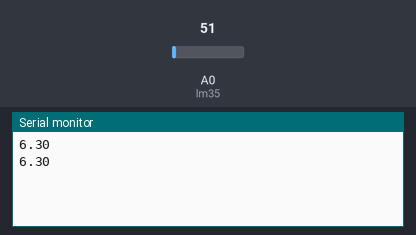
This sketch was run on a simulated Arduino Uno, built with avr-gcc and run on an emulated ATmega328P. On the bench: the last lines printed to the serial monitor. The inputs (shaded band) are chosen by the test bench; at power-on: A0 (lm35) = 51.

Above: at 2.8 s.
2.9 s: A0 (lm35) set to 61
At 5.2 s:
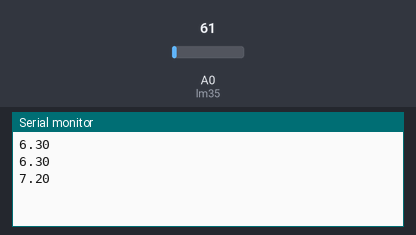
5.6 s: A0 (lm35) set to 71
At 6.8 s:
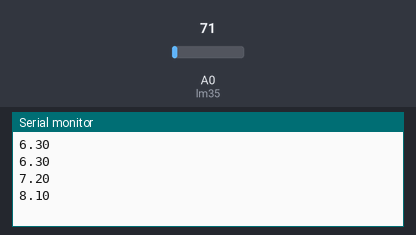
Timing chart, 0 to 8.6 s (numbered marks = the images above; inputs shaded):
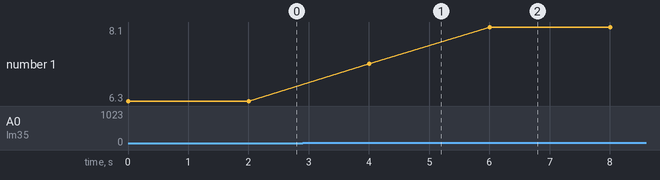

The sketch:

arduino.ino
```cpp
const int lm35 = A0;
float temperatura;
void setup() {
  // put your setup code here, to run once:
  Serial.begin (9000);
}

void loop() {
  // put your main code here, to run repeatedly:
  int leitura = analogRead (lm35);
  temperatura = 0.09 * leitura + 1.71;
  Serial.println(temperatura);
  delay(2000);
}
```

Measured:
- after the input at 2.9 s, the serial monitor: prints a new line after 1.1 s (image 1)
- after the input at 5.6 s, the serial monitor: prints a new line after 0.40 s (image 2)
- plotted number 1: 6.3 → 7.2 after the input at 2.9 s, 7.2 → 8.1 after the input at 5.6 s
